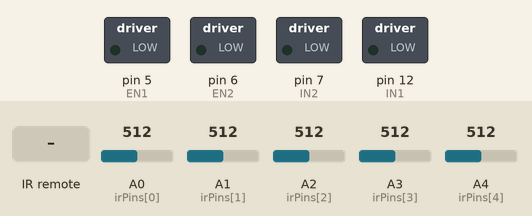
This sketch was run on a simulated Arduino Uno, built with avr-gcc and run on an emulated ATmega328P. Shown: switched loads named in the sketch (green lamp = pin HIGH). The test bench sets the inputs (shaded band); at power-on: A2 (irPins[2]) = 512, A0 (irPins[0]) = 512, A1 (irPins[1]) = 512, A3 (irPins[3]) = 512, A4 (irPins[4]) = 512. What the sketch prints to the serial monitor is not drawn.

Above: at 1.2 s.
1.3 s: infrared code 0x00FD20DF received
At 1.6 s:
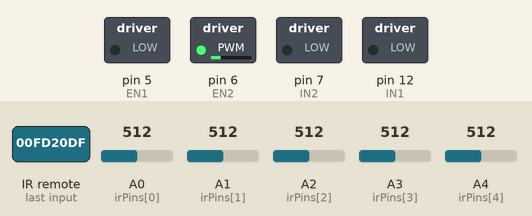
3.8 s: A2 (irPins[2]) set to 688
5.3 s: A2 (irPins[2]) set to 707
At 6.2 s:
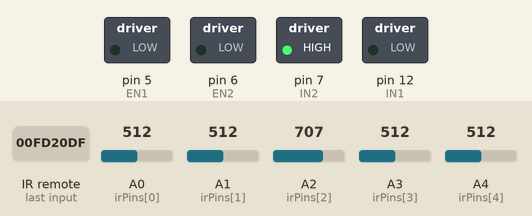
6.8 s: infrared code 0x00FD609F received
At 7.6 s:
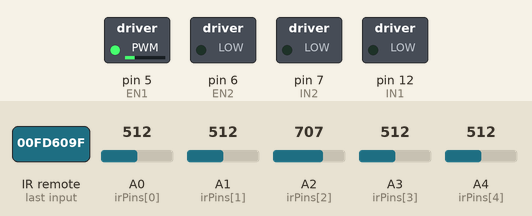
9.3 s: infrared code 0x00FDA05F received
At 10.9 s:
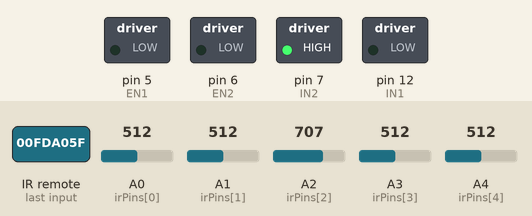
Timing chart, 0 to 12.4 s (numbered marks = the images above; inputs shaded):
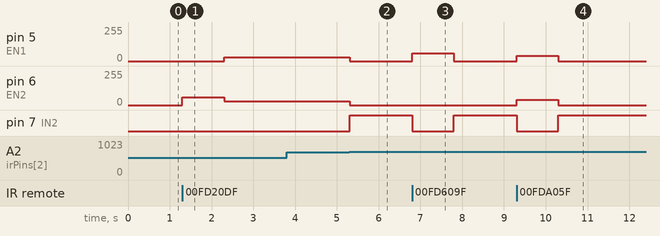

Measured:
- the behaviour switches between 699 and 700 on A2 (irPins[2]) (found by bisection; images 1 and 2)
- after the input at 1.3 s, pin 5 (EN1): 0/255 → 30/255 after 1.0 s; pin 6 (EN2): 0/255 → 60/255 at once, → 30/255 1.0 s later
- after the input at 3.8 s, every drawn part: stays the same
- after the input at 5.3 s, pin 5 (EN1), pin 6 (EN2): 30/255 → 0/255 at once; pin 7 (IN2): LOW → HIGH at once
- after the input at 6.8 s, pin 5 (EN1): 0/255 → 60/255 at once, → 0/255 1.0 s later; pin 7 (IN2): HIGH → LOW at once, → HIGH 1.0 s later
- after the input at 9.3 s, pin 5 (EN1), pin 6 (EN2): 0/255 → 40/255 at once, → 0/255 1.0 s later; pin 7 (IN2): HIGH → LOW at once, → HIGH 1.0 s later

The sketch:

Final_recevier.ino
```cpp
#include <IRremote.h>
const int RECV_PIN = 17;

IRrecv irrecv(RECV_PIN);
decode_results results;


#define EN1 5//pin for run the left motor
#define IN1 12//pin for control left motor direction
#define EN2 6//pin for run the right motor
#define IN2 7//pin for control right motor direction


#define Forward 0      //forward direction
#define Back 1         //backward direction

const int irPins[6] = {A0, A1, A2, A3, A4};
int irSensorAnalog[5] = {0,0,0,0,0};

void Read_Value(void)//Read out the return value of 5 line inspection sensor
{
    for (int i = 0; i < 5; i++) {
    irSensorAnalog[i] = analogRead(irPins[i]);
   // Serial.print(irSensorAnalog[i]);
   Serial.print("read");
    }
}


void Motor(int M1_DIR,int M1_EN,int M2_DIR,int M2_EN)//control the motor
{
  //////////M1 left motor////////////////////////
  if(M1_DIR==Forward)//direction of motor 1
    digitalWrite(IN1,Forward);//forward
  else
    digitalWrite(IN1,Back);//back
  if(M1_EN==0)
    analogWrite(EN1,LOW);//stop
 else
    analogWrite(EN1,M1_EN);//speed control

  ///////////M2 right motor//////////////////////
  if(M2_DIR==Forward)
    digitalWrite(IN2,Forward);
  else
    digitalWrite(IN2,Back);
  if(M2_EN==0)
    analogWrite(EN2,LOW);
  else
    analogWrite(EN2,M2_EN);
}
void turn_right()
{
  Serial.println("yes its left");
    Motor(Forward,60,Forward,0);//turn right
    delay(1000);

  }

void turn_left()
{
  Serial.println("yes its left");
    Motor(Forward,0,Forward,60);//turn right
    delay(1000);

  }
  void go_forward()
{
  Serial.println("yes its left");
    Motor(Forward,40,Forward,40);//turn right
    delay(1000);

  }

void line_follow(int line)//Patrol line function, patrol black line for the white paper, the model black return value is less than 700, white is greater than 800z
{
  int stopped=0;
  Serial.println("following line now");
   while(line==1 && stopped!=1)
   {
     Read_Value();
     // Serial.println("values reading");
 if((irSensorAnalog[0]<650 || irSensorAnalog[1] <650) && (irSensorAnalog[3]>800 && irSensorAnalog[4]>800))//Black line on the left
  {
    // Serial.println("right");
    Motor(Forward,0,Forward,60);//turn right
    delay(10);
  }
  else  if((irSensorAnalog[3]<650 || irSensorAnalog[4] <650) && (irSensorAnalog[0]>800 && irSensorAnalog[1]>800))//The right black line
  {
    //Serial.println("left");
    Motor(Forward,60,Forward,0);//Turn left
    delay(10);
  }
  else if(irSensorAnalog[2]<700)//Middle black line
  {
    //Serial.println("forward");
    Motor(Forward,30,Forward,30);//carried out
    delay(20);
  }
    else
    {
    //Serial.println("stop");
    Motor(Forward,0,Back,0);
    stopped=1;
    }
   }

   //Unidentified conditions tentatively scheduled for a slower forward
}

void setup() {
  pinMode(5,OUTPUT);//Initialize motor control pin to output
  pinMode(6,OUTPUT);
  pinMode(7,OUTPUT);
  pinMode(12,OUTPUT);
  Motor(Forward,0,Forward,0);//Motor stopped
  for (int i = 0; i < 5; i++) {
   pinMode(irPins[i],INPUT);
  }
  Serial.begin(9600);
  irrecv.enableIRIn();

}

void loop() {
  if (irrecv.decode(&results)) {
    Serial.println(results.value, HEX);
     irrecv.resume();
  }

  if (results.value == 0x00fd20df) { //VolumeHigh
   Serial.println("line1");
  // Serial.println("turn left");
   //Serial.println("follow line");
 turn_left();
   line_follow(1);//line following
    results.value = 0x00000000;


  }

  if (results.value == 0x00fda05f) { //VolumeDown
      Serial.println("line2");
       Serial.println("forward");
   Serial.println("follow line");
   go_forward();
   line_follow(1);
    results.value = 0x00000000;

  }

  if (results.value == 0x00fd609f) { //Select
     Serial.println("line3");
      Serial.println("turn right");
   Serial.println("follow line");
    turn_right();
    line_follow(1);
    results.value = 0x00000000;

  }

}
```
